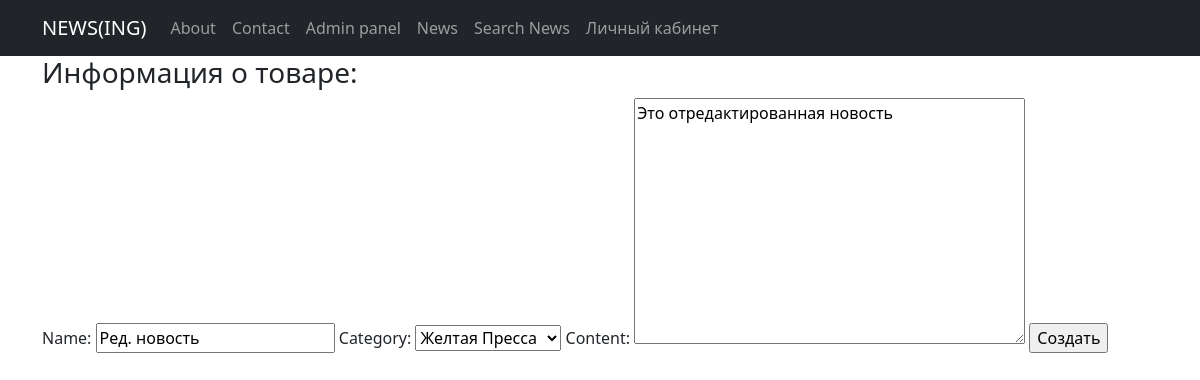
The page /news/update_news/3/ (signed in) on the database its author committed.
### News_feed_view/models.py (models this page shows, shortened)
class News(models.Model):
    name = models.CharField(
        max_length=124,
        unique=True
    )
    content = models.TextField()
    category = models.ForeignKey(
        to = 'Category',
        on_delete=models.CASCADE,
        related_name='news'
    )
    date_pub = models.DateField(auto_now=True)

class Category(models.Model):
    name = models.CharField(max_length=100, unique=True)
    subscribed_user = models.ManyToManyField(User, through='Subscribers')
    def __str__(self):
        return self.name.title()

### News_feed_view/views.py (the view)
# urls.py: path('update_news/<int:pk>/', NewsUpdateView.as_view(), name = 'update_news'),
class NewsUpdateView(LoginRequiredMixin, UpdateView):
    template_name = 'news_create.html'
    form_class = NewsForm
    permission_required = ('News_feed_view.change_News')
    def get_object(self, **kwargs):
        id = self.kwargs.get('pk')
        return News.objects.get(pk = id)

### News_feed_view/forms.py
class NewsForm(ModelForm):
    class Meta:
        model = News
        fields = ['name', 'category', 'content',]

### templates/news_create.html (shortened to what this page needs)
{% extends 'flatpages/default.html' %}
{% block content %}
<h3>Информация о товаре:</h3>
<form method="POST">
    {{ form }}
    <input type="submit" value="Создать">
</form>
{% endblock content %}

### rows shown on the page
News: name "Ред. новость", category "Желтая Пресса", content "Это отредактированная новость"
